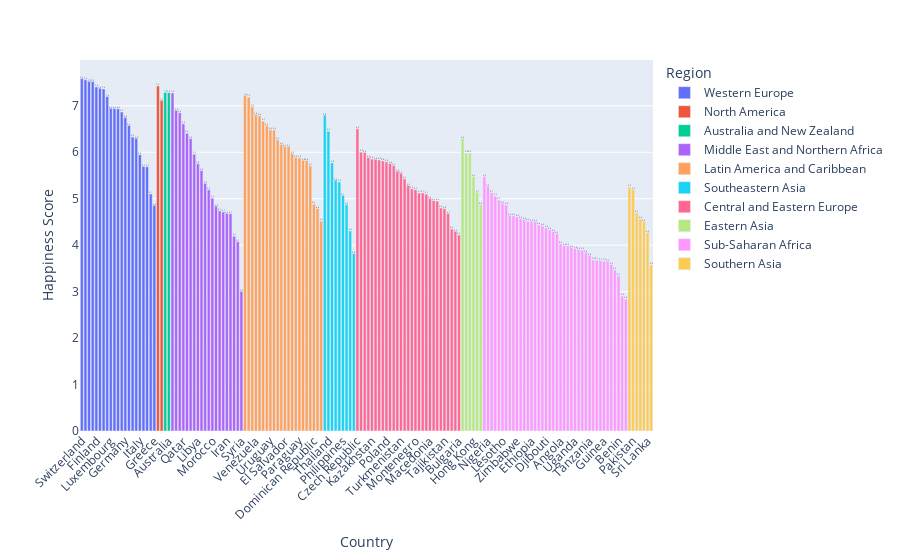

Write notebook code for a chart like this one.
### Markdown cell above
# Bivariate Analysis

### Code cell
fig=px.bar(df,y='Happiness Score',x='Country',text='Happiness Score',color='Region')
fig

#lets keep the annotations at the top of the bar graph
fig.update_traces(texttemplate='%{text:.2s}',
                 textposition='outside')

fig.update_layout(uniformtext_minsize=8)
fig.update_layout(xaxis_tickangle=-45)
fig

### Figure 1 — Plotly figure (JSON) as saved in the notebook; plotly's stock layout.template omitted (floating-point values rounded to 4 significant figures)
{"data": [{"alignmentgroup": "True", "hovertemplate": "Region=Western Europe<br>Country=%{x}<br>Happiness Score=%{text}<extra></extra>", "legendgroup": "Western Europe", "marker": {"color": "#636efa"}, "name": "Western Europe", "offsetgroup": "Western Europe", "orientation": "v", "showlegend": true, "text": [7.587, 7.561, 7.527, 7.522, 7.406, 7.378, 7.364, 7.2, 6.946, 6.94, 6.937, 6.867, 6.75, 6.575, 6.329, 6.302, 5.948, 5.695, 5.689, 5.102, 4.857], "textposition": "outside", "texttemplate": "%{text:.2s}", "type": "bar", "x": ["Switzerland", "Iceland", "Denmark", "Norway", "Finland", "Netherlands", "Sweden", "Austria", "Luxembourg", "Ireland", "Belgium", "United Kingdom", "Germany", "France", "Spain", "Malta", "Italy", "North Cyprus", "Cyprus", "Portugal", "Greece"], "xaxis": "x", "y": [7.587, 7.561, 7.527, 7.522, 7.406, 7.378, 7.364, 7.2, 6.946, 6.94, 6.937, 6.867, 6.75, 6.575, 6.329, 6.302, 5.948, 5.695, 5.689, 5.102, 4.857], "yaxis": "y"}, {"alignmentgroup": "True", "hovertemplate": "Region=North America<br>Country=%{x}<br>Happiness Score=%{text}<extra></extra>", "legendgroup": "North America", "marker": {"color": "#EF553B"}, "name": "North America", "offsetgroup": "North America", "orientation": "v", "showlegend": true, "text": [7.427, 7.119], "textposition": "outside", "texttemplate": "%{text:.2s}", "type": "bar", "x": ["Canada", "United States"], "xaxis": "x", "y": [7.427, 7.119], "yaxis": "y"}, {"alignmentgroup": "True", "hovertemplate": "Region=Australia and New Zealand<br>Country=%{x}<br>Happiness Score=%{text}<extra></extra>", "legendgroup": "Australia and New Zealand", "marker": {"color": "#00cc96"}, "name": "Australia and New Zealand", "offsetgroup": "Australia and New Zealand", "orientation": "v", "showlegend": true, "text": [7.286, 7.284], "textposition": "outside", "texttemplate": "%{text:.2s}", "type": "bar", "x": ["New Zealand", "Australia"], "xaxis": "x", "y": [7.286, 7.284], "yaxis": "y"}, {"alignmentgroup": "True", "hovertemplate": "Region=Middle East and Northern Africa<br>Country=%{x}<br>Happiness Score=%{text}<extra></extra>", "legendgroup": "Middle East and Northern Africa", "marker": {"color": "#ab63fa"}, "name": "Middle East and Northern Africa", "offsetgroup": "Middle East and Northern Africa", "orientation": "v", "showlegend": true, "text": [7.278, 6.901, 6.853, 6.611, 6.411, 6.295, 5.96, 5.754, 5.605, 5.332, 5.192, 5.013, 4.839, 4.739, 4.715, 4.686, 4.677, 4.194, 4.077, 3.006], "textposition": "outside", "texttemplate": "%{text:.2s}", "type": "bar", "x": ["Israel", "United Arab Emirates", "Oman", "Qatar", "Saudi Arabia", "Kuwait", "Bahrain", "Libya", "Algeria", "Turkey", "Jordan", "Morocco", "Lebanon", "Tunisia", "Palestinian Territories", "Iran", "Iraq", "Egypt", "Yemen", "Syria"], "xaxis": "x", "y": [7.278, 6.901, 6.853, 6.611, 6.411, 6.295, 5.96, 5.754, 5.605, 5.332, 5.192, 5.013, 4.839, 4.739, 4.715, 4.686, 4.677, 4.194, 4.077, 3.006], "yaxis": "y"}, {"alignmentgroup": "True", "hovertemplate": "Region=Latin America and Caribbean<br>Country=%{x}<br>Happiness Score=%{text}<extra></extra>", "legendgroup": "Latin America and Caribbean", "marker": {"color": "#FFA15A"}, "name": "Latin America and Caribbean", "offsetgroup": "Latin America and Caribbean", "orientation": "v", "showlegend": true, "text": [7.226, 7.187, 6.983, 6.81, 6.786, 6.67, 6.574, 6.485, 6.477, 6.269, 6.168, 6.13, 6.123, 5.975, 5.89, 5.878, 5.828, 5.824, 5.709, 4.885, 4.788, 4.518], "textposition": "outside", "texttemplate": "%{text:.2s}", "type": "bar", "x": ["Costa Rica", "Mexico", "Brazil", "Venezuela", "Panama", "Chile", "Argentina", "Uruguay", "Colombia", "Suriname", "Trinidad and Tobago", "El Salvador", "Guatemala", "Ecuador", "Bolivia", "Paraguay", "Nicaragua", "Peru", "Jamaica", "Dominican Republic", "Honduras", "Haiti"], "xaxis": "x", "y": [7.226, 7.187, 6.983, 6.81, 6.786, 6.67, 6.574, 6.485, 6.477, 6.269, 6.168, 6.13, 6.123, 5.975, 5.89, 5.878, 5.828, 5.824, 5.709, 4.885, 4.788, 4.518], "yaxis": "y"}, {"alignmentgroup": "True", "hovertemplate": "Region=Southeastern Asia<br>Country=%{x}<br>Happiness Score=%{text}<extra></extra>", "legendgroup": "Southeastern Asia", "marker": {"color": "#19d3f3"}, "name": "Southeastern Asia", "offsetgroup": "Southeastern Asia", "orientation": "v", "showlegend": true, "text": [6.798, 6.455, 5.77, 5.399, 5.36, 5.073, 4.876, 4.307, 3.819], "textposition": "outside", "texttemplate": "%{text:.2s}", "type": "bar", "x": ["Singapore", "Thailand", "Malaysia", "Indonesia", "Vietnam", "Philippines", "Laos", "Myanmar", "Cambodia"], "xaxis": "x", "y": [6.798, 6.455, 5.77, 5.399, 5.36, 5.073, 4.876, 4.307, 3.819], "yaxis": "y"}, {"alignmentgroup": "True", "hovertemplate": "Region=Central and Eastern Europe<br>Country=%{x}<br>Happiness Score=%{text}<extra></extra>", "legendgroup": "Central and Eastern Europe", "marker": {"color": "#FF6692"}, "name": "Central and Eastern Europe", "offsetgroup": "Central and Eastern Europe", "orientation": "v", "showlegend": true, "text": [6.505, 6.003, 5.995, 5.889, 5.855, 5.848, 5.833, 5.813, 5.791, 5.759, 5.716, 5.589, 5.548, 5.429, 5.286, 5.212, 5.192, 5.124, 5.123, 5.098, 5.007, 4.959, 4.949, 4.8, 4.786, 4.681, 4.35, 4.297, 4.218], "textposition": "outside", "texttemplate": "%{text:.2s}", "type": "bar", "x": ["Czech Republic", "Uzbekistan", "Slovakia", "Moldova", "Kazakhstan", "Slovenia", "Lithuania", "Belarus", "Poland", "Croatia", "Russia", "Kosovo", "Turkmenistan", "Estonia", "Kyrgyzstan", "Azerbaijan", "Montenegro", "Romania", "Serbia", "Latvia", "Macedonia", "Albania", "Bosnia and Herzegovina", "Hungary", "Tajikistan", "Ukraine", "Armenia", "Georgia", "Bulgaria"], "xaxis": "x", "y": [6.505, 6.003, 5.995, 5.889, 5.855, 5.848, 5.833, 5.813, 5.791, 5.759, 5.716, 5.589, 5.548, 5.429, 5.286, 5.212, 5.192, 5.124, 5.123, 5.098, 5.007, 4.959, 4.949, 4.8, 4.786, 4.681, 4.35, 4.297, 4.218], "yaxis": "y"}, {"alignmentgroup": "True", "hovertemplate": "Region=Eastern Asia<br>Country=%{x}<br>Happiness Score=%{text}<extra></extra>", "legendgroup": "Eastern Asia", "marker": {"color": "#B6E880"}, "name": "Eastern Asia", "offsetgroup": "Eastern Asia", "orientation": "v", "showlegend": true, "text": [6.298, 5.987, 5.984, 5.474, 5.14, 4.874], "textposition": "outside", "texttemplate": "%{text:.2s}", "type": "bar", "x": ["Taiwan", "Japan", "South Korea", "Hong Kong", "China", "Mongolia"], "xaxis": "x", "y": [6.298, 5.987, 5.984, 5.474, 5.14, 4.874], "yaxis": "y"}, {"alignmentgroup": "True", "hovertemplate": "Region=Sub-Saharan Africa<br>Country=%{x}<br>Happiness Score=%{text}<extra></extra>", "legendgroup": "Sub-Saharan Africa", "marker": {"color": "#FF97FF"}, "name": "Sub-Saharan Africa", "offsetgroup": "Sub-Saharan Africa", "orientation": "v", "showlegend": true, "text": [5.477, 5.268, 5.129, 5.057, 4.971, 4.898, 4.867, 4.642, 4.633, 4.61, 4.571, 4.55, 4.517, 4.512, 4.507, 4.436, 4.419, 4.369, 4.332, 4.292, 4.252, 4.033, 3.995, 3.989, 3.956, 3.931, 3.904, 3.896, 3.845, 3.781, 3.681, 3.678, 3.667, 3.656, 3.655, 3.587, 3.465, 3.34, 2.905, 2.839], "textposition": "outside", "texttemplate": "%{text:.2s}", "type": "bar", "x": ["Mauritius", "Nigeria", "Zambia", "Somaliland region", "Mozambique", "Lesotho", "Swaziland", "South Africa", "Ghana", "Zimbabwe", "Liberia", "Sudan", "Congo (Kinshasa)", "Ethiopia", "Sierra Leone", "Mauritania", "Kenya", "Djibouti", "Botswana", "Malawi", "Cameroon", "Angola", "Mali", "Congo (Brazzaville)", "Comoros", "Uganda", "Senegal", "Gabon", "Niger", "Tanzania", "Madagascar", "Central African Republic", "Chad", "Guinea", "Ivory Coast", "Burkina Faso", "Rwanda", "Benin", "Burundi", "Togo"], "xaxis": "x", "y": [5.477, 5.268, 5.129, 5.057, 4.971, 4.898, 4.867, 4.642, 4.633, 4.61, 4.571, 4.55, 4.517, 4.512, 4.507, 4.436, 4.419, 4.369, 4.332, 4.292, 4.252, 4.033, 3.995, 3.989, 3.956, 3.931, 3.904, 3.896, 3.845, 3.781, 3.681, 3.678, 3.667, 3.656, 3.655, 3.587, 3.465, 3.34, 2.905, 2.839], "yaxis": "y"}, {"alignmentgroup": "True", "hovertemplate": "Region=Southern Asia<br>Country=%{x}<br>Happiness Score=%{text}<extra></extra>", "legendgroup": "Southern Asia", "marker": {"color": "#FECB52"}, "name": "Southern Asia", "offsetgroup": "Southern Asia", "orientation": "v", "showlegend": true, "text": [5.253, 5.194, 4.694, 4.565, 4.514, 4.271, 3.575], "textposition": "outside", "texttemplate": "%{text:.2s}", "type": "bar", "x": ["Bhutan", "Pakistan", "Bangladesh", "India", "Nepal", "Sri Lanka", "Afghanistan"], "xaxis": "x", "y": [5.253, 5.194, 4.694, 4.565, 4.514, 4.271, 3.575], "yaxis": "y"}], "layout": {"barmode": "relative", "legend": {"title": {"text": "Region"}, "tracegroupgap": 0}, "margin": {"t": 60}, "uniformtext": {"minsize": 8}, "xaxis": {"anchor": "y", "domain": [0, 1], "tickangle": -45, "title": {"text": "Country"}}, "yaxis": {"anchor": "x", "domain": [0, 1], "title": {"text": "Happiness Score"}}}}
